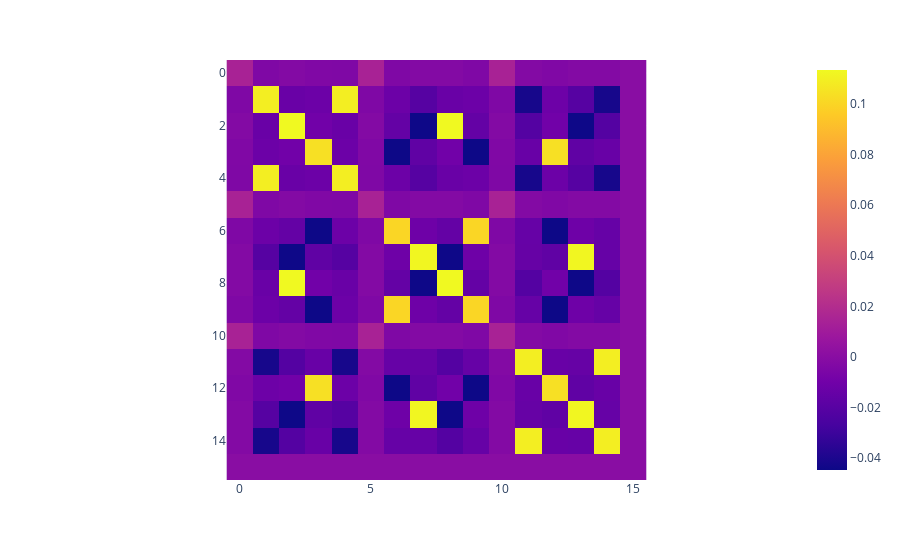

Source (notebook cell):
### Code cell
similarity = []

for x in embedding:
    row = []
    for y in embedding:
        row.append(np.dot(x, y))
    similarity.append(row)

px.imshow(similarity)

### Figure 1 — Plotly figure (JSON) as saved in the notebook; plotly's stock layout.template omitted (floating-point values rounded to 4 significant figures; data arrays with more than 128 entries replaced by an {"elided": "..."} marker saying what was removed)
{"data": [{"coloraxis": "coloraxis", "hovertemplate": "x: %{x}<br>y: %{y}<br>color: %{z}<extra></extra>", "name": "0", "type": "heatmap", "xaxis": "x", "yaxis": "y", "z": {"elided": "16x16 float values"}}], "layout": {"coloraxis": {"colorscale": [[0, "#0d0887"], [0.1111, "#46039f"], [0.2222, "#7201a8"], [0.3333, "#9c179e"], [0.4444, "#bd3786"], [0.5556, "#d8576b"], [0.6667, "#ed7953"], [0.7778, "#fb9f3a"], [0.8889, "#fdca26"], [1, "#f0f921"]]}, "margin": {"t": 60}, "xaxis": {"anchor": "y", "constrain": "domain", "domain": [0, 1], "scaleanchor": "y"}, "yaxis": {"anchor": "x", "autorange": "reversed", "constrain": "domain", "domain": [0, 1]}}}
